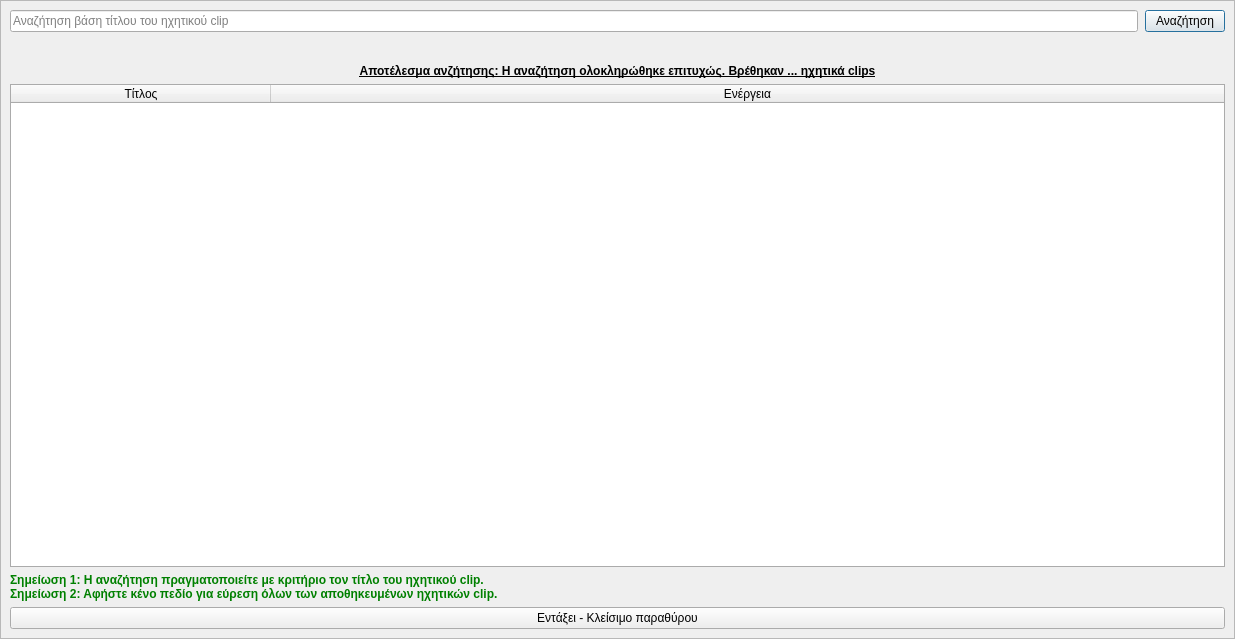
<?xml version="1.0" encoding="UTF-8"?>
<ui version="4.0">
 <class>Dialog</class>
 <widget class="QDialog" name="Dialog">
  <property name="geometry">
   <rect>
    <x>0</x>
    <y>0</y>
    <width>1235</width>
    <height>639</height>
   </rect>
  </property>
  <property name="windowTitle">
   <string>Εύρεση ηχητικού clip</string>
  </property>
  <property name="windowIcon">
   <iconset resource="../../../icons.qrc">
    <normaloff>:/main-window/assets/images/main-window/search.png</normaloff>:/main-window/assets/images/main-window/search.png</iconset>
  </property>
  <layout class="QGridLayout" name="gridLayout">
   <property name="leftMargin">
    <number>0</number>
   </property>
   <property name="topMargin">
    <number>0</number>
   </property>
   <property name="rightMargin">
    <number>0</number>
   </property>
   <property name="bottomMargin">
    <number>0</number>
   </property>
   <item row="0" column="0">
    <widget class="QScrollArea" name="scrollArea">
     <property name="widgetResizable">
      <bool>true</bool>
     </property>
     <widget class="QWidget" name="scrollAreaWidgetContents">
      <property name="geometry">
       <rect>
        <x>0</x>
        <y>0</y>
        <width>1233</width>
        <height>637</height>
       </rect>
      </property>
      <property name="sizePolicy">
       <sizepolicy hsizetype="Ignored" vsizetype="Preferred">
        <horstretch>0</horstretch>
        <verstretch>0</verstretch>
       </sizepolicy>
      </property>
      <layout class="QGridLayout" name="gridLayout_2">
       <item row="0" column="0">
        <widget class="QFrame" name="frame">
         <property name="styleSheet">
          <string notr="true">QFrame{border:none;}</string>
         </property>
         <property name="frameShape">
          <enum>QFrame::StyledPanel</enum>
         </property>
         <property name="frameShadow">
          <enum>QFrame::Raised</enum>
         </property>
         <layout class="QHBoxLayout" name="horizontalLayout">
          <property name="spacing">
           <number>7</number>
          </property>
          <property name="leftMargin">
           <number>0</number>
          </property>
          <property name="topMargin">
           <number>0</number>
          </property>
          <property name="rightMargin">
           <number>0</number>
          </property>
          <property name="bottomMargin">
           <number>0</number>
          </property>
          <item>
           <widget class="QLineEdit" name="search_phrase">
            <property name="sizePolicy">
             <sizepolicy hsizetype="Expanding" vsizetype="Maximum">
              <horstretch>0</horstretch>
              <verstretch>0</verstretch>
             </sizepolicy>
            </property>
            <property name="minimumSize">
             <size>
              <width>0</width>
              <height>0</height>
             </size>
            </property>
            <property name="dragEnabled">
             <bool>true</bool>
            </property>
            <property name="placeholderText">
             <string>Αναζήτηση βάση τίτλου του ηχητικού clip</string>
            </property>
            <property name="clearButtonEnabled">
             <bool>true</bool>
            </property>
           </widget>
          </item>
          <item>
           <widget class="QPushButton" name="search_button">
            <property name="sizePolicy">
             <sizepolicy hsizetype="Minimum" vsizetype="Maximum">
              <horstretch>0</horstretch>
              <verstretch>0</verstretch>
             </sizepolicy>
            </property>
            <property name="text">
             <string>Αναζήτηση</string>
            </property>
            <property name="icon">
             <iconset resource="../../../icons.qrc">
              <normaloff>:/main-window/assets/images/main-window/search.png</normaloff>:/main-window/assets/images/main-window/search.png</iconset>
            </property>
           </widget>
          </item>
         </layout>
        </widget>
       </item>
       <item row="1" column="0">
        <widget class="QFrame" name="frame_2">
         <property name="styleSheet">
          <string notr="true">QFrame{border:none;}</string>
         </property>
         <property name="frameShape">
          <enum>QFrame::StyledPanel</enum>
         </property>
         <property name="frameShadow">
          <enum>QFrame::Raised</enum>
         </property>
         <layout class="QHBoxLayout" name="horizontalLayout_2">
          <property name="leftMargin">
           <number>0</number>
          </property>
          <property name="topMargin">
           <number>0</number>
          </property>
          <property name="rightMargin">
           <number>0</number>
          </property>
          <property name="bottomMargin">
           <number>0</number>
          </property>
          <item>
           <spacer name="horizontalSpacer_3">
            <property name="orientation">
             <enum>Qt::Horizontal</enum>
            </property>
            <property name="sizeHint" stdset="0">
             <size>
              <width>476</width>
              <height>20</height>
             </size>
            </property>
           </spacer>
          </item>
          <item>
           <widget class="QLabel" name="loading_label">
            <property name="minimumSize">
             <size>
              <width>220</width>
              <height>0</height>
             </size>
            </property>
            <property name="maximumSize">
             <size>
              <width>220</width>
              <height>16777215</height>
             </size>
            </property>
            <property name="whatsThis">
             <string>Κινούμενη αναπαράσταση που ενεργοποιείτε κατά την διάρκεια της αναζήτησης</string>
            </property>
            <property name="text">
             <string/>
            </property>
           </widget>
          </item>
          <item>
           <spacer name="horizontalSpacer_4">
            <property name="orientation">
             <enum>Qt::Horizontal</enum>
            </property>
            <property name="sizeHint" stdset="0">
             <size>
              <width>475</width>
              <height>20</height>
             </size>
            </property>
           </spacer>
          </item>
         </layout>
        </widget>
       </item>
       <item row="2" column="0">
        <widget class="QLabel" name="label_3">
         <property name="styleSheet">
          <string notr="true">QLabel{font-weight:bold;text-decoration:underline;}</string>
         </property>
         <property name="text">
          <string>Αποτέλεσμα ανζήτησης: Η αναζήτηση ολοκληρώθηκε επιτυχώς. Βρέθηκαν ... ηχητικά clips</string>
         </property>
         <property name="alignment">
          <set>Qt::AlignCenter</set>
         </property>
        </widget>
       </item>
       <item row="3" column="0">
        <widget class="QTableWidget" name="table">
         <property name="styleSheet">
          <string notr="true">QTableWidget{border:1px solid #ABABAB;}</string>
         </property>
         <property name="editTriggers">
          <set>QAbstractItemView::NoEditTriggers</set>
         </property>
         <property name="alternatingRowColors">
          <bool>true</bool>
         </property>
         <property name="selectionMode">
          <enum>QAbstractItemView::SingleSelection</enum>
         </property>
         <property name="selectionBehavior">
          <enum>QAbstractItemView::SelectRows</enum>
         </property>
         <property name="sortingEnabled">
          <bool>false</bool>
         </property>
         <property name="rowCount">
          <number>0</number>
         </property>
         <attribute name="horizontalHeaderCascadingSectionResizes">
          <bool>false</bool>
         </attribute>
         <attribute name="horizontalHeaderMinimumSectionSize">
          <number>260</number>
         </attribute>
         <attribute name="horizontalHeaderHighlightSections">
          <bool>false</bool>
         </attribute>
         <attribute name="horizontalHeaderShowSortIndicator" stdset="0">
          <bool>false</bool>
         </attribute>
         <attribute name="horizontalHeaderStretchLastSection">
          <bool>true</bool>
         </attribute>
         <attribute name="verticalHeaderHighlightSections">
          <bool>false</bool>
         </attribute>
         <column>
          <property name="text">
           <string>Τίτλος</string>
          </property>
         </column>
         <column>
          <property name="text">
           <string>Ενέργεια</string>
          </property>
         </column>
        </widget>
       </item>
       <item row="4" column="0">
        <widget class="QLabel" name="label_2">
         <property name="styleSheet">
          <string notr="true">QLabel{
	font-weight:bold;
	color:green;
}</string>
         </property>
         <property name="text">
          <string>Σημείωση 1: Η αναζήτηση πραγματοποιείτε με κριτήριο τον τίτλο του ηχητικού clip.
Σημείωση 2: Αφήστε κένο πεδίο για εύρεση όλων των αποθηκευμένων ηχητικών clip.</string>
         </property>
        </widget>
       </item>
       <item row="5" column="0">
        <widget class="QPushButton" name="ok">
         <property name="text">
          <string>Εντάξει - Κλείσιμο παραθύρου</string>
         </property>
         <property name="icon">
          <iconset resource="../../../icons.qrc">
           <normaloff>:/rest-windows/assets/images/rest-windows/ok.png</normaloff>:/rest-windows/assets/images/rest-windows/ok.png</iconset>
         </property>
        </widget>
       </item>
      </layout>
     </widget>
    </widget>
   </item>
  </layout>
 </widget>
 <tabstops>
  <tabstop>scrollArea</tabstop>
  <tabstop>search_phrase</tabstop>
  <tabstop>search_button</tabstop>
  <tabstop>table</tabstop>
  <tabstop>ok</tabstop>
 </tabstops>
 <resources>
  <include location="../../../icons.qrc"/>
 </resources>
 <connections/>
</ui>
